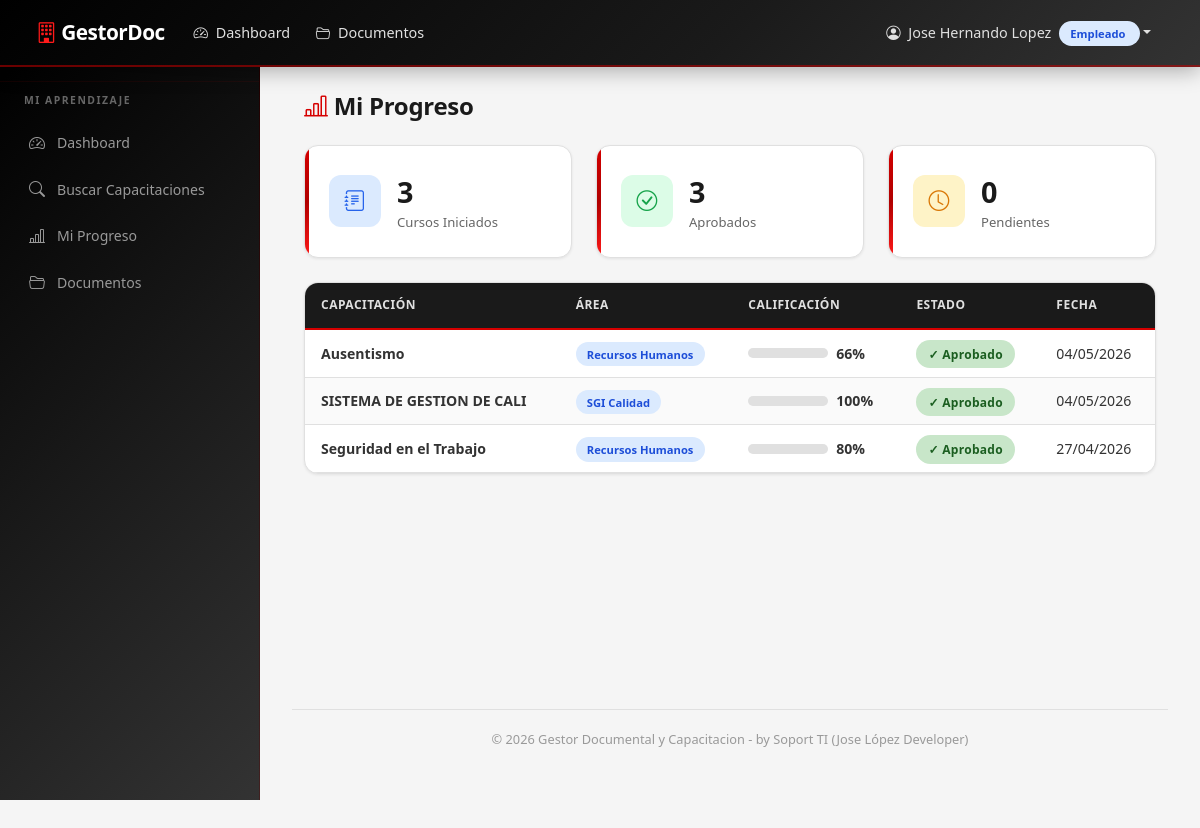
The app's page /mi-progreso (signed in) with its own data.
### models.py (models this page shows, shortened)
class User(UserMixin, db.Model):
    __tablename__ = 'user'
    id = db.Column(db.Integer, primary_key=True)
    username = db.Column(db.String(80), unique=True, nullable=False)
    password_hash = db.Column(db.String(256), nullable=False)
    nombres = db.Column(db.String(120), nullable=False, default='')
    apellidos = db.Column(db.String(120), nullable=False, default='')
    role = db.Column(db.String(20), nullable=False, default='Empleado')
    activo = db.Column(db.Boolean, default=True)
    fecha_creacion = db.Column(db.DateTime, default=datetime.utcnow)
    gestor = db.relationship('Gestor', backref='user', uselist=False, lazy=True)
    empleado = db.relationship('Empleado', backref='user', uselist=False, lazy=True)
    @property
    def nombre_completo(self):
        return f'{self.nombres} {self.apellidos}'.strip()

class ProgresoCapacitacion(db.Model):
    __tablename__ = 'progreso_capacitacion'
    id = db.Column(db.Integer, primary_key=True)
    empleado_id = db.Column(
        db.Integer, db.ForeignKey('empleado.id'), nullable=False
    )
    capacitacion_id = db.Column(
        db.Integer, db.ForeignKey('capacitacion.id'), nullable=False
    )
    calificacion = db.Column(db.Integer, default=0)  # 0-100
    estado = db.Column(db.String(20), default='Pendiente')  # Pendiente/Aprobado
    fecha_completado = db.Column(db.DateTime, nullable=True)
    respuestas_json = db.Column(db.Text, default='')  # JSON con las respuestas dadas
    __table_args__ = (
        db.UniqueConstraint(
            'empleado_id', 'capacitacion_id',
            name='uq_empleado_capacitacion'
        ),
    )

class Capacitacion(db.Model):
    __tablename__ = 'capacitacion'
    id = db.Column(db.Integer, primary_key=True)
    titulo = db.Column(db.String(200), nullable=False)
    descripcion = db.Column(db.Text, default='')
    area_id = db.Column(db.Integer, db.ForeignKey('area.id'), nullable=False)
    gestor_id = db.Column(db.Integer, db.ForeignKey('gestor.id'), nullable=False)
    material_link = db.Column(db.String(500), default='')  # Video/PDF link (legacy)
    porcentaje_aprobacion = db.Column(db.Integer, default=80)  # % mínimo para aprobar
    activa = db.Column(db.Boolean, default=True)
    fecha_creacion = db.Column(db.DateTime, default=datetime.utcnow)
    preguntas = db.relationship('Pregunta', backref='capacitacion', lazy=True,
                                cascade='all, delete-orphan')
    progreso = db.relationship('ProgresoCapacitacion', backref='capacitacion', lazy=True)
    materiales = db.relationship('MaterialCapacitacion', backref='capacitacion', lazy=True,
                                 cascade='all, delete-orphan')

class Area(db.Model):
    __tablename__ = 'area'
    id = db.Column(db.Integer, primary_key=True)
    nombre_area = db.Column(db.String(100), unique=True, nullable=False)
    gestores = db.relationship('Gestor', backref='area', lazy=True)
    documentos = db.relationship('Documento', backref='area', lazy=True)
    capacitaciones = db.relationship('Capacitacion', backref='area', lazy=True)

### routes/empleado.py (the view)
@empleado_bp.route('/mi-progreso')
@login_required
def mi_progreso():
    if current_user.role != 'Empleado':
        flash('Acceso no autorizado.', 'danger')
        return redirect(url_for('main.dashboard'))
    empleado = get_empleado()
    if not empleado:
        flash('Perfil de empleado no encontrado.', 'danger')
        return redirect(url_for('main.dashboard'))
    progresos = ProgresoCapacitacion.query.filter_by(
        empleado_id=empleado.id
    ).order_by(ProgresoCapacitacion.fecha_completado.desc()).all()
    total = len(progresos)
    aprobados = sum(1 for p in progresos if p.estado == 'Aprobado')
    pendientes = total - aprobados
    return render_template('empleado/mi_progreso.html',
                           progresos=progresos,
                           total=total,
                           aprobados=aprobados,
                           pendientes=pendientes,
                           empleado=empleado)

### routes/empleado.py (called while the page is built)
def get_empleado():
    return Empleado.query.filter_by(user_id=current_user.id).first()

### templates/empleado/mi_progreso.html (shortened to what this page needs)
{% extends "base.html" %}
{% block content %}
<div class="container-fluid">
    <h4 class="mb-4"><i class="bi bi-bar-chart-line"></i> Mi Progreso</h4>
    <div class="row g-4 mb-4">
        <div class="col-md-4">
            <div class="stat-card">
                <div class="d-flex align-items-center gap-3">
                    <div class="stat-icon" style="background:#dbeafe;color:#2563eb;">
                        <i class="bi bi-journal-text"></i>
                    </div>
                    <div>
                        <div class="stat-number">{{ total }}</div>
                        <div class="stat-label">Cursos Iniciados</div>
                    </div>
                </div>
            </div>
        </div>
        <div class="col-md-4">
            <div class="stat-card">
                <div class="d-flex align-items-center gap-3">
                    <div class="stat-icon" style="background:#dcfce7;color:#16a34a;">
                        <i class="bi bi-check-circle"></i>
                    </div>
                    <div>
                        <div class="stat-number">{{ aprobados }}</div>
                        <div class="stat-label">Aprobados</div>
                    </div>
                </div>
            </div>
        </div>
        <div class="col-md-4">
            <div class="stat-card">
                <div class="d-flex align-items-center gap-3">
                    <div class="stat-icon" style="background:#fef3c7;color:#d97706;">
                        <i class="bi bi-clock"></i>
                    </div>
                    <div>
                        <div class="stat-number">{{ pendientes }}</div>
                        <div class="stat-label">Pendientes</div>
                    </div>
                </div>
            </div>
        </div>
    </div>
    {% if not progresos %}
    <div class="empty-state">
        <i class="bi bi-bar-chart-line d-block"></i>
        <h5>Sin registros aún</h5>
        <p class="text-muted">Aún no ha iniciado ninguna capacitación.</p>
        <a href="{{ url_for('empleado.listar_capacitaciones') }}" class="btn btn-primary">
            <i class="bi bi-search"></i> Buscar Capacitaciones
        </a>
    </div>
    {% else %}
    <div class="card-custom">
        <div class="card-body p-0">
            <table class="table-custom">
                <thead>
                    <tr>
                        <th>Capacitación</th>
                        <th>Área</th>
                        <th>Calificación</th>
                        <th>Estado</th>
                        <th>Fecha</th>
                    </tr>
                </thead>
                <tbody>
                    {% for progreso in progresos %}
                    <tr>
                        <td><strong>{{ progreso.capacitacion.titulo }}</strong></td>
                        <td>
                            <span class="badge-role" style="background:#dbeafe;color:#1d4ed8;">
                                {{ progreso.capacitacion.area.nombre_area }}
                            </span>
                        </td>
                        <td>
                            <div class="d-flex align-items-center gap-2">
                                <div class="progress-custom" style="width:80px;">
                                </div>
                                <strong>{{ progreso.calificacion }}%</strong>
                            </div>
                        </td>
                        <td>
                            {% if progreso.estado == 'Aprobado' %}
                                <span class="badge-estado badge-aprobado">✓ Aprobado</span>
                            {% else %}
                                <span class="badge-estado badge-pendiente">Pendiente</span>
                            {% endif %}
                        </td>
                        <td>
                            {{ progreso.fecha_completado.strftime('%d/%m/%Y') if progreso.fecha_completado else 'N/A' }}
                        </td>
                    </tr>
                    {% endfor %}
                </tbody>
            </table>
        </div>
    </div>
    {% endif %}
</div>
{% endblock %}

### templates/base.html (shortened to what this page needs)
<!DOCTYPE html>
<html lang="es">
<head>
    <link href="https://cdn.jsdelivr.net/npm/bootstrap@5.3.3/dist/css/bootstrap.min.css" rel="stylesheet">
    <link href="https://cdn.jsdelivr.net/npm/bootstrap-icons@1.11.3/font/bootstrap-icons.min.css" rel="stylesheet">
    <link href="{{ url_for('static', filename='css/style.css') }}" rel="stylesheet">
</head>
<body>
    {% if current_user.is_authenticated %}
    <nav class="navbar navbar-expand-lg navbar-dark navbar-custom fixed-top">
        <div class="container-fluid">
            <a class="navbar-brand" href="{{ url_for('main.dashboard') }}">
                <i class="bi bi-building"></i> GestorDoc
            </a>
            <div class="collapse navbar-collapse" id="navbarNav">
                <ul class="navbar-nav me-auto">
                    <li class="nav-item">
                        <a class="nav-link" href="{{ url_for('main.dashboard') }}">
                            <i class="bi bi-speedometer2"></i> Dashboard
                        </a>
                    </li>
                    <li class="nav-item">
                        <a class="nav-link" href="{{ url_for('documentos.listar') }}">
                            <i class="bi bi-folder2-open"></i> Documentos
                        </a>
                    </li>
                </ul>
                <ul class="navbar-nav">
                    <li class="nav-item dropdown">
                        <a class="nav-link dropdown-toggle" href="#" role="button"
                           data-bs-toggle="dropdown">
                            <i class="bi bi-person-circle"></i>
                            {{ current_user.nombre_completo }}
                            <span class="badge-role"
                                  style="background:#dbeafe;color:#1d4ed8;margin-left:4px;">
                                {{ current_user.role | role_label }}
                            </span>
                        </a>
                    </li>
                </ul>
            </div>
        </div>
    </nav>
    <div class="sidebar">
        {% if current_user.role == 'Admin' %}
        <div class="sidebar-heading">Administración</div>
        <a href="{{ url_for('main.dashboard') }}" class="nav-link">
            <i class="bi bi-speedometer2"></i> Dashboard
        </a>
        <a href="{{ url_for('admin.listar_empleados') }}" class="nav-link">
            <i class="bi bi-people"></i> Empleados
        </a>
        <a href="{{ url_for('admin.listar_gestores') }}" class="nav-link">
            <i class="bi bi-person-badge"></i> Gestores
        </a>
        <a href="{{ url_for('rrhh.panel') }}" class="nav-link">
            <i class="bi bi-people"></i> Panel RRHH
        </a>
        <a href="{{ url_for('documentos.listar') }}" class="nav-link">
            <i class="bi bi-folder2-open"></i> Documentos
        </a>
        <a href="{{ url_for('documentos.subir') }}" class="nav-link">
            <i class="bi bi-upload"></i> Subir Documento
        </a>
        <a href="{{ url_for('rrhh.reporte') }}" class="nav-link">
            <i class="bi bi-graph-up"></i> Reportes
        </a>
        {% elif current_user.role == 'Empleado' %}
        <div class="sidebar-heading">Mi Aprendizaje</div>
        <a href="{{ url_for('main.dashboard') }}" class="nav-link">
            <i class="bi bi-speedometer2"></i> Dashboard
        </a>
        <a href="{{ url_for('empleado.listar_capacitaciones') }}" class="nav-link">
            <i class="bi bi-search"></i> Buscar Capacitaciones
        </a>
        <a href="{{ url_for('empleado.mi_progreso') }}" class="nav-link">
            <i class="bi bi-bar-chart-line"></i> Mi Progreso
        </a>
        <a href="{{ url_for('documentos.listar') }}" class="nav-link">
            <i class="bi bi-folder2-open"></i> Documentos
        </a>
        {% endif %}
    </div>
    {% endif %}
    {% if current_user.is_authenticated %}
    <div class="main-content">
    {% endif %}
        {% block content %}{% endblock %}
    {% if current_user.is_authenticated %}
        <div class="footer">
            © 2026 Gestor Documental y Capacitacion - by Soport TI (Jose López Developer)
        </div>
    </div>
    {% endif %}
</body>
</html>

### records on screen
User: nombre_completo "Jose Hernando Lopez", role|role_label "Empleado"
ProgresoCapacitacion: capacitacion.titulo "Ausentismo", capacitacion.area.nombre_area "Recursos Humanos", calificacion "66", estado "✓ Aprobado", fecha_completado "04/05/2026"
ProgresoCapacitacion: capacitacion.titulo "SISTEMA DE GESTION DE CALI", capacitacion.area.nombre_area "SGI Calidad", calificacion "100", estado "✓ Aprobado", fecha_completado "04/05/2026"
ProgresoCapacitacion: capacitacion.titulo "Seguridad en el Trabajo", capacitacion.area.nombre_area "Recursos Humanos", calificacion "80", estado "✓ Aprobado", fecha_completado "27/04/2026"

### other values on screen
{{ total }} "3"
{{ aprobados }} "3"
{{ pendientes }} "0"
